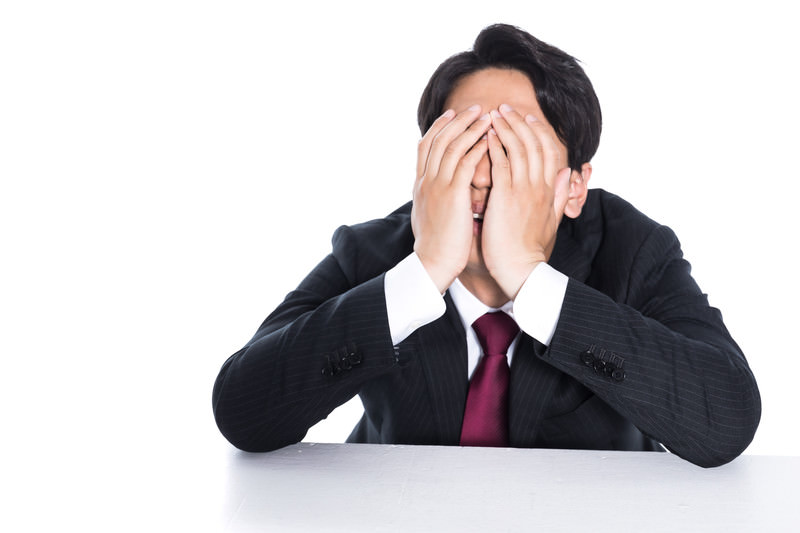
#> input picture image_preprocessing/sample.jpg, 800 x 533 px
$ python edge_detection.py   (older library calls are emulated)
#> lines starting #> are read from the running program, lines starting #| are printed output that depends on the picture; after the words box and inside, x2 and y2 are one past the last pixel; in counts of white or black regions, pixels touching at a corner belong together
import cv2
import numpy as np

# 画像の読み込み（グレースケール）
image = cv2.imread('sample.jpg', cv2.IMREAD_GRAYSCALE)
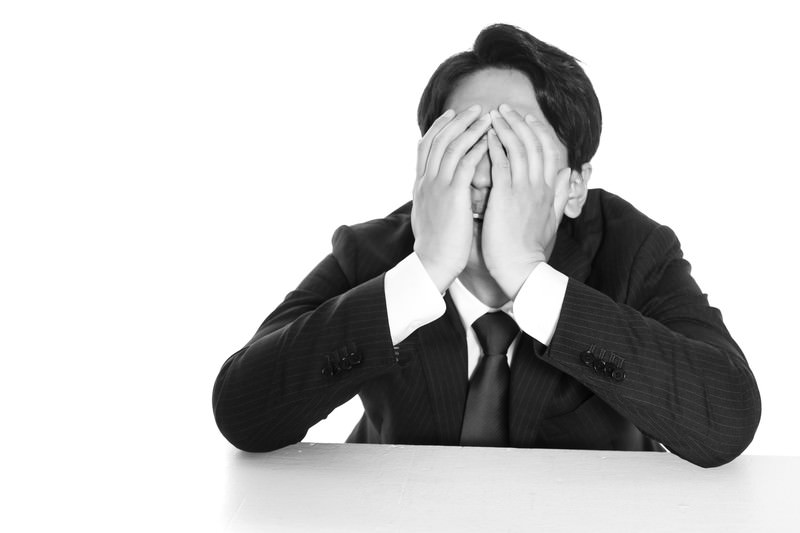
#> image: shape (533, 800); min 0, max 255, mean 197.3


# Sobelフィルタを適用（X方向）
sobel_x = cv2.Sobel(image, cv2.CV_64F, 1, 0, ksize=3)
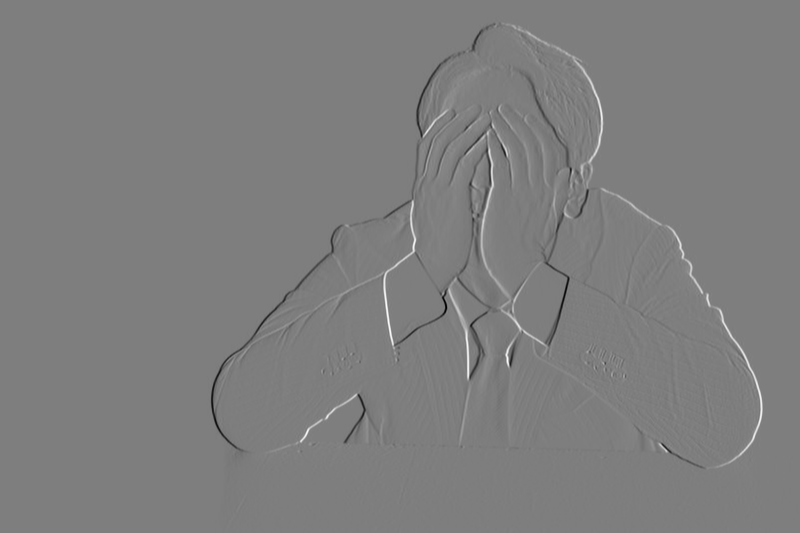
#> sobel_x: shape (533, 800) float64; min -903, max 919, mean 0; drawn with min black and max white
# Sobelフィルタを適用（Y方向）
sobel_y = cv2.Sobel(image, cv2.CV_64F, 0, 1, ksize=3)
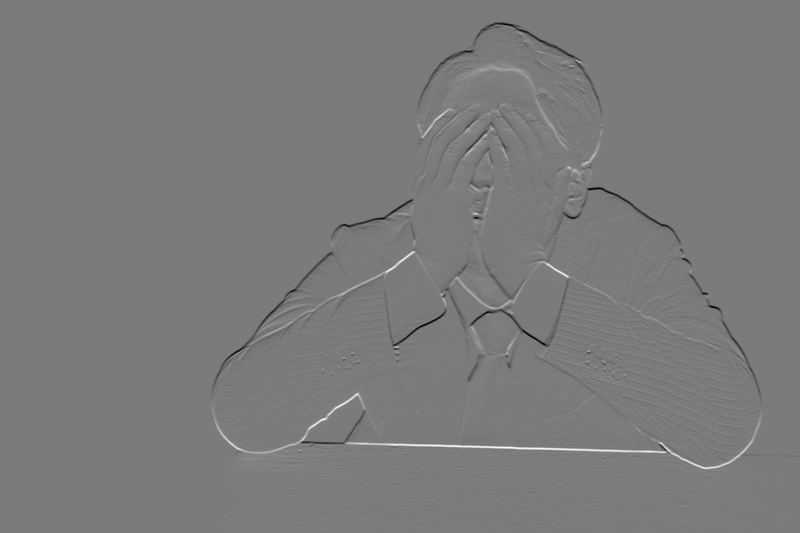
#> sobel_y: shape (533, 800) float64; min -846, max 898, mean -0.2; drawn with min black and max white
# エッジの強度を計算
sobel_edge = cv2.magnitude(sobel_x, sobel_y)
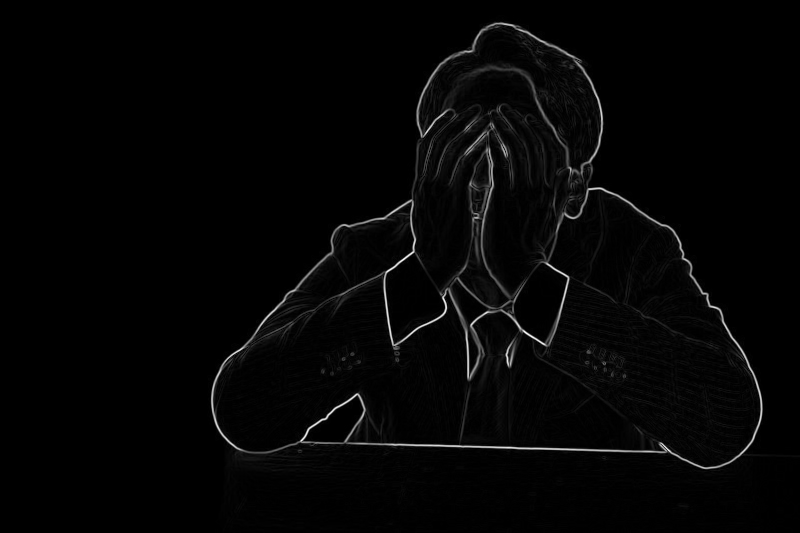
#> sobel_edge: shape (533, 800) float64; min 0, max 1002.2, mean 19.9; drawn with min black and max white
# 結果の表示
# cv2.imshow('Original Image', image)
cv2.imshow('Sobel Edge', sobel_edge)
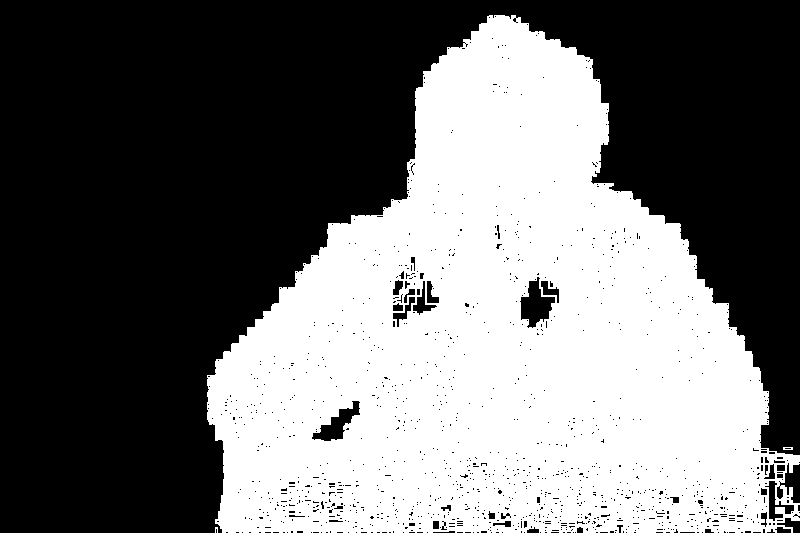
#> window 'Sobel Edge': shape (533, 800); 43.6% white; 3 white regions (1 under 20 px), largest, box (x1, y1, x2, y2) and area: (207, 15, 800, 533) 186054, (783, 447, 793, 450) 24
cv2.waitKey(0)
cv2.destroyAllWindows()


# [7 lines of commented-out code are left out]
